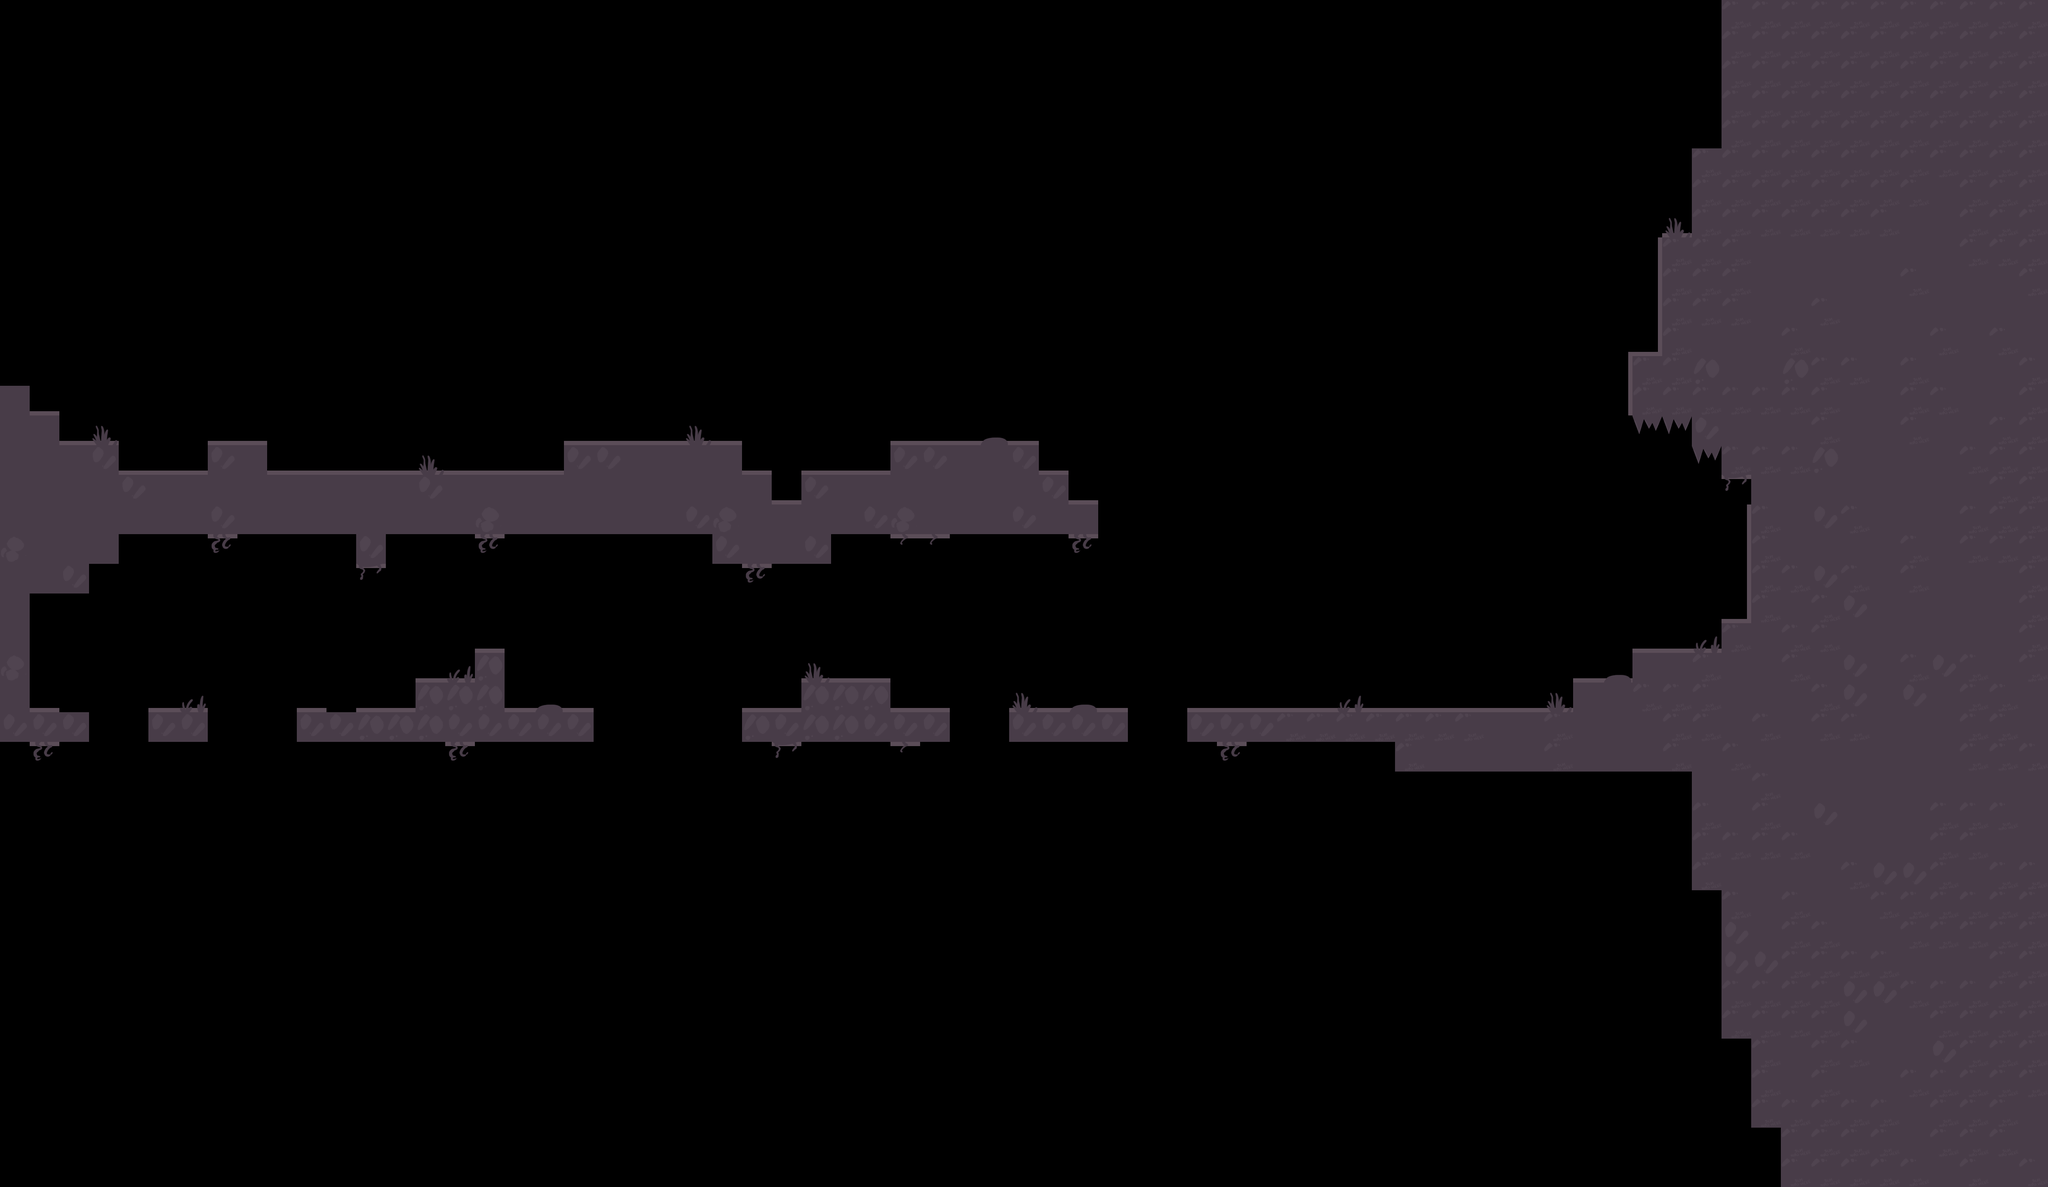

Tiled map render using the project's own tile images. Description and the whole map definition, tile-layer contents included, below:
An orthogonal 69x40 tile map with 70x70 px tiles, 1 tile layer (Capa de Patrones 1) and 10 objects.

<map version="1.0" tiledversion="1.1.4" orientation="orthogonal" renderorder="right-down" width="69" height="40" tilewidth="70" tileheight="70" infinite="0" nextobjectid="23">
 <tileset firstgid="1" source="../../tiles_fv.tsx" />
 <layer name="Capa de Patrones 1" width="69" height="40">
  <data encoding="csv">
0,0,0,0,0,0,0,0,0,0,0,0,0,0,0,0,0,0,0,0,0,0,0,0,0,0,0,0,0,0,0,0,0,0,0,0,0,0,0,0,0,0,0,0,0,0,0,0,0,0,0,0,0,0,0,0,0,0,30,30,30,30,30,30,30,30,30,30,30,
0,0,0,0,0,0,0,0,0,0,0,0,0,0,0,0,0,0,0,0,0,0,0,0,0,0,0,0,0,0,0,0,0,0,0,0,0,0,0,0,0,0,0,0,0,0,0,0,0,0,0,0,0,0,0,0,0,0,30,30,30,30,30,30,30,30,30,30,30,
0,0,0,0,0,0,0,0,0,0,0,0,0,0,0,0,0,0,0,0,0,0,0,0,0,0,0,0,0,0,0,0,0,0,0,0,0,0,0,0,0,0,0,0,0,0,0,0,0,0,0,0,0,0,0,0,0,0,30,30,30,30,30,30,30,30,30,30,30,
0,0,0,0,0,0,0,0,0,0,0,0,0,0,0,0,0,0,0,0,0,0,0,0,0,0,0,0,0,0,0,0,0,0,0,0,0,0,0,0,0,0,0,0,0,0,0,0,0,0,0,0,0,0,0,0,0,0,30,30,30,30,30,30,30,30,30,30,30,
0,0,0,0,0,0,0,0,0,0,0,0,0,0,0,0,0,0,0,0,0,0,0,0,0,0,0,0,0,0,0,0,0,0,0,0,0,0,0,0,0,0,0,0,0,0,0,0,0,0,0,0,0,0,0,0,0,0,30,30,30,30,30,30,30,30,30,30,30,
0,0,0,0,0,0,0,0,0,0,0,0,0,0,0,0,0,0,0,0,0,0,0,0,0,0,0,0,0,0,0,0,0,0,0,0,0,0,0,0,0,0,0,0,0,0,0,0,0,0,0,0,0,0,0,0,0,30,30,30,30,30,30,30,30,30,30,30,30,
0,0,0,0,0,0,0,0,0,0,0,0,0,0,0,0,0,0,0,0,0,0,0,0,0,0,0,0,0,0,0,0,0,0,0,0,0,0,0,0,0,0,0,0,0,0,0,0,0,0,0,0,0,0,0,0,0,30,30,30,30,30,30,30,30,26,30,30,30,
0,0,0,0,0,0,0,0,0,0,0,0,0,0,0,0,0,0,0,0,0,0,0,0,0,0,0,0,0,0,0,0,0,0,0,0,0,0,0,0,0,0,0,0,0,0,0,0,0,0,0,0,0,0,0,0,1,30,30,30,30,30,30,30,26,26,30,30,30,
0,0,0,0,0,0,0,0,0,0,0,0,0,0,0,0,0,0,0,0,0,0,0,0,0,0,0,0,0,0,0,0,0,0,0,0,0,0,0,0,0,0,0,0,0,0,0,0,0,0,0,0,0,0,0,11,30,30,30,26,26,26,26,26,26,26,30,30,30,
0,0,0,0,0,0,0,0,0,0,0,0,0,0,0,0,0,0,0,0,0,0,0,0,0,0,0,0,0,0,0,0,0,0,0,0,0,0,0,0,0,0,0,0,0,0,0,0,0,0,0,0,0,0,0,11,30,30,30,26,26,26,26,26,30,26,26,26,30,
0,0,0,0,0,0,0,0,0,0,0,0,0,0,0,0,0,0,0,0,0,0,0,0,0,0,0,0,0,0,0,0,0,0,0,0,0,0,0,0,0,0,0,0,0,0,0,0,0,0,0,0,0,0,0,11,30,30,30,26,26,30,26,26,26,26,26,26,26,
0,0,0,0,0,0,0,0,0,0,0,0,0,0,0,0,0,0,0,0,0,0,0,0,0,0,0,0,0,0,0,0,0,0,0,0,0,0,0,0,0,0,0,0,0,0,0,0,0,0,0,0,0,0,23,15,30,26,26,26,30,26,26,26,26,30,26,30,26,
0,0,0,0,0,0,0,0,0,0,0,0,0,0,0,0,0,0,0,0,0,0,0,0,0,0,0,0,0,0,0,0,0,0,0,0,0,0,0,0,0,0,0,0,0,0,0,0,0,0,0,0,0,0,11,30,30,29,26,26,29,30,30,26,30,26,26,26,30,
26,8,0,0,0,0,0,0,0,0,0,0,0,0,0,0,0,0,0,0,0,0,0,0,0,0,0,0,0,0,0,0,0,0,0,0,0,0,0,0,0,0,0,0,0,0,0,0,0,0,0,0,0,0,11,30,30,30,30,30,30,30,26,26,30,30,26,26,30,
26,26,8,1,0,0,0,8,8,0,0,0,0,0,0,0,0,0,0,8,8,8,8,1,8,0,0,0,0,0,8,8,8,4,8,0,0,0,0,0,0,0,0,0,0,0,0,0,0,0,0,0,0,0,0,36,36,27,26,26,26,30,26,26,30,26,26,30,30,
26,26,26,27,8,8,8,27,26,8,8,8,8,8,1,8,8,8,8,27,27,26,26,26,26,8,0,8,8,8,27,27,26,26,27,8,0,0,0,0,0,0,0,0,0,0,0,0,0,0,0,0,0,0,0,0,0,36,30,30,30,29,26,26,26,26,30,30,30,
26,26,26,26,27,26,26,26,26,26,26,26,26,26,27,26,26,26,26,26,26,26,26,26,26,26,8,27,26,26,26,26,26,26,26,27,8,0,0,0,0,0,0,0,0,0,0,0,0,0,0,0,0,0,0,0,0,0,5,26,26,26,26,26,26,26,26,30,30,
26,26,26,26,26,26,26,27,26,26,26,26,26,26,26,26,28,26,26,26,26,26,26,27,28,26,26,26,26,27,28,26,26,26,27,26,26,0,0,0,0,0,0,0,0,0,0,0,0,0,0,0,0,0,0,0,0,0,11,30,26,27,30,26,26,26,30,30,30,
28,26,26,26,0,0,0,6,0,0,0,0,27,0,0,0,6,0,0,0,0,0,0,0,27,26,26,27,0,0,7,7,0,0,0,0,6,0,0,0,0,0,0,0,0,0,0,0,0,0,0,0,0,0,0,0,0,0,11,30,26,26,26,26,30,26,30,30,30,
26,26,27,0,0,0,0,0,0,0,0,0,5,0,0,0,0,0,0,0,0,0,0,0,0,6,0,0,0,0,0,0,0,0,0,0,0,0,0,0,0,0,0,0,0,0,0,0,0,0,0,0,0,0,0,0,0,0,11,30,30,27,30,26,30,26,26,26,30,
26,0,0,0,0,0,0,0,0,0,0,0,0,0,0,0,0,0,0,0,0,0,0,0,0,0,0,0,0,0,0,0,0,0,0,0,0,0,0,0,0,0,0,0,0,0,0,0,0,0,0,0,0,0,0,0,0,0,15,30,26,30,27,26,26,26,26,26,30,
26,0,0,0,0,0,0,0,0,0,0,0,0,0,0,0,8,0,0,0,0,0,0,0,0,0,0,0,0,0,0,0,0,0,0,0,0,0,0,0,0,0,0,0,0,0,0,0,0,0,0,0,0,0,0,8,8,2,30,26,30,30,26,26,26,26,26,26,30,
28,0,0,0,0,0,0,0,0,0,0,0,0,0,8,2,29,0,0,0,0,0,0,0,0,0,0,1,8,8,0,0,0,0,0,0,0,0,0,0,0,0,0,0,0,0,0,0,0,0,0,0,0,8,4,26,26,30,26,26,30,26,27,26,30,27,30,26,30,
26,8,0,0,0,8,2,0,0,0,8,0,8,8,29,29,29,8,4,8,0,0,0,0,0,8,8,29,29,29,8,8,0,0,1,8,4,8,0,0,8,8,8,8,8,2,8,8,8,8,8,8,1,26,26,30,30,30,26,26,26,30,27,26,27,26,30,30,26,
27,27,27,0,0,27,27,0,0,0,27,27,29,29,29,27,27,27,27,27,0,0,0,0,0,29,27,29,29,27,27,27,0,0,27,27,27,27,0,0,27,27,27,30,30,30,30,30,30,30,26,26,30,26,26,26,30,30,26,30,26,30,30,26,26,26,30,30,26,
0,6,0,0,0,0,0,0,0,0,0,0,0,0,0,6,0,0,0,0,0,0,0,0,0,0,5,0,0,0,7,0,0,0,0,0,0,0,0,0,0,6,0,0,0,0,0,30,26,26,26,26,30,26,26,26,30,26,30,26,26,26,26,26,26,26,30,30,30,
0,0,0,0,0,0,0,0,0,0,0,0,0,0,0,0,0,0,0,0,0,0,0,0,0,0,0,0,0,0,0,0,0,0,0,0,0,0,0,0,0,0,0,0,0,0,0,0,0,0,0,0,0,0,0,0,0,26,26,30,26,26,26,26,26,26,26,26,26,
0,0,0,0,0,0,0,0,0,0,0,0,0,0,0,0,0,0,0,0,0,0,0,0,0,0,0,0,0,0,0,0,0,0,0,0,0,0,0,0,0,0,0,0,0,0,0,0,0,0,0,0,0,0,0,0,0,30,26,30,26,27,26,26,26,30,30,30,26,
0,0,0,0,0,0,0,0,0,0,0,0,0,0,0,0,0,0,0,0,0,0,0,0,0,0,0,0,0,0,0,0,0,0,0,0,0,0,0,0,0,0,0,0,0,0,0,0,0,0,0,0,0,0,0,0,0,30,30,30,30,26,26,26,26,30,30,26,26,
0,0,0,0,0,0,0,0,0,0,0,0,0,0,0,0,0,0,0,0,0,0,0,0,0,0,0,0,0,0,0,0,0,0,0,0,0,0,0,0,0,0,0,0,0,0,0,0,0,0,0,0,0,0,0,0,0,30,26,26,26,26,30,27,27,30,26,30,30,
0,0,0,0,0,0,0,0,0,0,0,0,0,0,0,0,0,0,0,0,0,0,0,0,0,0,0,0,0,0,0,0,0,0,0,0,0,0,0,0,0,0,0,0,0,0,0,0,0,0,0,0,0,0,0,0,0,0,30,26,30,26,26,30,30,30,30,30,30,
0,0,0,0,0,0,0,0,0,0,0,0,0,0,0,0,0,0,0,0,0,0,0,0,0,0,0,0,0,0,0,0,0,0,0,0,0,0,0,0,0,0,0,0,0,0,0,0,0,0,0,0,0,0,0,0,0,0,27,26,30,30,26,26,30,30,30,30,30,
0,0,0,0,0,0,0,0,0,0,0,0,0,0,0,0,0,0,0,0,0,0,0,0,0,0,0,0,0,0,0,0,0,0,0,0,0,0,0,0,0,0,0,0,0,0,0,0,0,0,0,0,0,0,0,0,0,0,27,27,30,30,30,30,26,26,26,30,30,
0,0,0,0,0,0,0,0,0,0,0,0,0,0,0,0,0,0,0,0,0,0,0,0,0,0,0,0,0,0,0,0,0,0,0,0,0,0,0,0,0,0,0,0,0,0,0,0,0,0,0,0,0,0,0,0,0,0,30,30,30,30,27,27,30,30,30,30,30,
0,0,0,0,0,0,0,0,0,0,0,0,0,0,0,0,0,0,0,0,0,0,0,0,0,0,0,0,0,0,0,0,0,0,0,0,0,0,0,0,0,0,0,0,0,0,0,0,0,0,0,0,0,0,0,0,0,0,30,30,30,30,27,26,26,30,30,30,30,
0,0,0,0,0,0,0,0,0,0,0,0,0,0,0,0,0,0,0,0,0,0,0,0,0,0,0,0,0,0,0,0,0,0,0,0,0,0,0,0,0,0,0,0,0,0,0,0,0,0,0,0,0,0,0,0,0,0,0,30,26,30,30,26,26,27,30,30,30,
0,0,0,0,0,0,0,0,0,0,0,0,0,0,0,0,0,0,0,0,0,0,0,0,0,0,0,0,0,0,0,0,0,0,0,0,0,0,0,0,0,0,0,0,0,0,0,0,0,0,0,0,0,0,0,0,0,0,0,30,26,30,26,26,30,30,30,30,30,
0,0,0,0,0,0,0,0,0,0,0,0,0,0,0,0,0,0,0,0,0,0,0,0,0,0,0,0,0,0,0,0,0,0,0,0,0,0,0,0,0,0,0,0,0,0,0,0,0,0,0,0,0,0,0,0,0,0,0,30,30,30,30,30,26,30,30,30,26,
0,0,0,0,0,0,0,0,0,0,0,0,0,0,0,0,0,0,0,0,0,0,0,0,0,0,0,0,0,0,0,0,0,0,0,0,0,0,0,0,0,0,0,0,0,0,0,0,0,0,0,0,0,0,0,0,0,0,0,0,30,30,30,30,26,30,30,30,26,
0,0,0,0,0,0,0,0,0,0,0,0,0,0,0,0,0,0,0,0,0,0,0,0,0,0,0,0,0,0,0,0,0,0,0,0,0,0,0,0,0,0,0,0,0,0,0,0,0,0,0,0,0,0,0,0,0,0,0,0,30,30,30,30,30,26,30,26,30
</data>
 </layer>
 <objectgroup name="colision">
  <object id="2" x="350" y="1680">
   <polyline points="0,0 140,0 140,70 0,70 0,0" />
  </object>
  <object id="3" x="700" y="1680">
   <polyline points="0,0 280,0 280,-70 420,-70 420,-140 490,-140 490,0 700,0 700,70 0,70 0,0" />
  </object>
  <object id="5" x="2380" y="1680">
   <polyline points="0,0 280,0 280,70 0,70 0,0" />
  </object>
  <object id="6" x="2800" y="1680">
   <polyline points="0,0 2030,0 2030,70 0,70 0,0" />
  </object>
  <object id="15" x="3850" y="840">
   <polyline points="0,0 0,140 980,140 980,0 0,0" />
  </object>
  <object id="21" x="210" y="1680">
   <polyline points="0,0 0,70 -210,70 -210,-560 2310,-560 2380,-490 2380,-420 1750,-420 1750,-350 1470,-350 1470,-420 700,-420 700,-350 630,-350 630,-420 70,-420 70,-350 0,-350 0,-280 -140,-280 -140,0 0,0" />
  </object>
  <object id="22" x="1750" y="1680">
   <polyline points="0,0 140,0 140,-70 350,-70 350,0 490,0 490,70 0,70 0,0" />
  </object>
 </objectgroup>
 <objectgroup color="#0000ff" name="checkpoint">
  <object id="8" x="420" y="1470" width="70" height="70" />
  <object id="9" x="1330" y="1470" width="70" height="70" />
  <object id="10" x="2520" y="1470" width="70" height="70" />
 </objectgroup>
</map>
